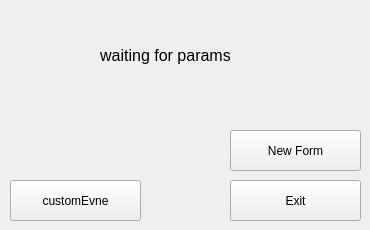
<?xml version="1.0" encoding="UTF-8"?>
<ui version="4.0">
 <class>Root_Form</class>
 <widget class="QWidget" name="Root_Form">
  <property name="geometry">
   <rect>
    <x>0</x>
    <y>0</y>
    <width>370</width>
    <height>230</height>
   </rect>
  </property>
  <property name="sizePolicy">
   <sizepolicy hsizetype="Fixed" vsizetype="Fixed">
    <horstretch>0</horstretch>
    <verstretch>0</verstretch>
   </sizepolicy>
  </property>
  <property name="minimumSize">
   <size>
    <width>370</width>
    <height>230</height>
   </size>
  </property>
  <property name="maximumSize">
   <size>
    <width>370</width>
    <height>230</height>
   </size>
  </property>
  <property name="windowTitle">
   <string>Form</string>
  </property>
  <widget class="QPushButton" name="exit_btn">
   <property name="geometry">
    <rect>
     <x>230</x>
     <y>180</y>
     <width>131</width>
     <height>41</height>
    </rect>
   </property>
   <property name="text">
    <string>Exit</string>
   </property>
  </widget>
  <widget class="QPushButton" name="new_window_btn">
   <property name="geometry">
    <rect>
     <x>230</x>
     <y>130</y>
     <width>131</width>
     <height>41</height>
    </rect>
   </property>
   <property name="text">
    <string>New Form</string>
   </property>
  </widget>
  <widget class="QLabel" name="label">
   <property name="geometry">
    <rect>
     <x>70</x>
     <y>40</y>
     <width>191</width>
     <height>31</height>
    </rect>
   </property>
   <property name="font">
    <font>
     <pointsize>12</pointsize>
    </font>
   </property>
   <property name="layoutDirection">
    <enum>Qt::RightToLeft</enum>
   </property>
   <property name="autoFillBackground">
    <bool>false</bool>
   </property>
   <property name="text">
    <string>waiting for params</string>
   </property>
   <property name="textFormat">
    <enum>Qt::AutoText</enum>
   </property>
   <property name="alignment">
    <set>Qt::AlignCenter</set>
   </property>
   <property name="margin">
    <number>0</number>
   </property>
   <property name="openExternalLinks">
    <bool>true</bool>
   </property>
  </widget>
  <widget class="QPushButton" name="btn3">
   <property name="geometry">
    <rect>
     <x>10</x>
     <y>180</y>
     <width>131</width>
     <height>41</height>
    </rect>
   </property>
   <property name="text">
    <string>customEvne</string>
   </property>
  </widget>
 </widget>
 <resources/>
 <connections>
  <connection>
   <sender>exit_btn</sender>
   <signal>clicked()</signal>
   <receiver>Root_Form</receiver>
   <slot>close()</slot>
   <hints>
    <hint type="sourcelabel">
     <x>295</x>
     <y>200</y>
    </hint>
    <hint type="destinationlabel">
     <x>209</x>
     <y>195</y>
    </hint>
   </hints>
  </connection>
 </connections>
 <slots>
  <slot>open_subview()</slot>
 </slots>
</ui>
